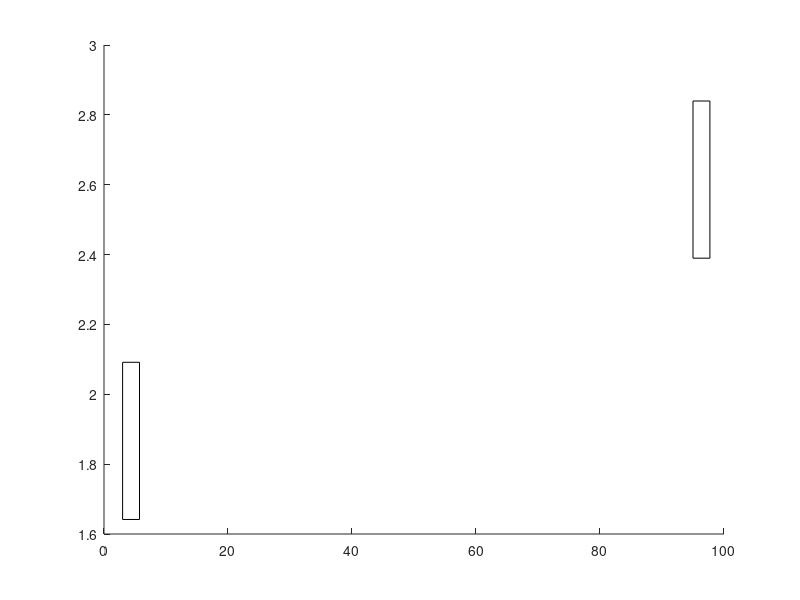

Write the MATLAB code that produced this figure. (Note: this script raises an error after producing the figure.)
clear
clc
%%%%%%%%%%%%%%%%%%%%%%%%%%%%%%%%%%%%%%%%%%%%%%%%%%%%%%%%%%%%%%%%%%%%%%%%%%
%                                                                        %
%                   Create Terrain                                       %
%                                                                        %
%%%%%%%%%%%%%%%%%%%%%%%%%%%%%%%%%%%%%%%%%%%%%%%%%%%%%%%%%%%%%%%%%%%%%%%%%%
%Create Terrain
hold on
v0=input('power:  ');%user defines power
theta= input('degree:  ');%user defines angle
Ty = randperm(5); 
N = length(Ty);
hold on 
L = 20;
M = N*L;
Tx = 0:L:L*N-1;
xi = 0:M-1;
yi = interpft(Ty,M);
%Create Tank 1
p=randi(8); ...Random placement of tank 1
%p=TANK_p;
p2=p+2;
yi(p:p2)=min(yi(p:p2)); ...Flatten Spot for Tank 1
B=length(yi(p:p2));
c=min(yi(p:p2));
tank1=rectangle('Position',[p,c,B/1.1,B*.15]);
%Create Tank 2
P=98-p; %Random placement of tank 2
P2=P+2;
yi(P:P2)=min(yi(P:P2)); %Flatten Spot for Tank 2
B2=length(yi(P:P2));
c2=min(yi(P:P2));
tank2=rectangle('Position',[P,c2,B2/1.1,B2*.15]); 
%Plot Terrain
h=area(yi);   
colormap summer
a=max(yi)*1.5;
plot(tank1)
plot(tank2)
axis([min(yi) 100 0 a])
%%%%%%%%%%%%%%%%%%%%%%%%%%%%%%%%%%%%%%%%%%%%%%%%%%%%%%%%%%%%%%%%%%%%%%%%%
%                                                                       %
%                      Trajectory                                       %
%                                                                       %
%%%%%%%%%%%%%%%%%%%%%%%%%%%%%%%%%%%%%%%%%%%%%%%%%%%%%%%%%%%%%%%%%%%%%%%%%
TESTLP=randi(100);
TESTLP2=randi(100);
for TESTLP=TESTLP2
%g=9.81;
v0x=v0*cos(theta*pi/180);
v0y=v0*sin(theta*pi/180);
%thmax=v0y/g;
%hmax=v0y^2/(2*g);
%ttot=2*thmax;
%dmax=v0x*ttot;
%tplot=linspace(0,ttot,100);
sft=(p+(B2/8));
%xt=v0x*tplot +sft;
%yt=v0y*tplot-0.5*g*tplot.^2+c ;
%comet(xt,yt)
%[h d]=trajectory(25,39)
%hold off 
%%  Work in SI units.   
%%  My catapult launches from a height of 3/4 meters (see y_0 below). 
%%  Remember that 10 m/s is about 20 miles per hour. 
%%  One tenth second time steps is most likely too large. 
x_0 = sft; %  1) the initial x-position,  
y_0 = c; %  2) the initial y-position,  
v_x_0 = v0x; %  3) the initial x-velocity, you have to estimate 
v_y_0 = v0y; %  4) the initial y-velocity, you have to estimate 
dt = 0.1; %  5) the time interval between calculation steps 
mass = 5;  %  6) the mass of the projectile. Found online for 
%racquetball. 
Area = 1.02e-2; %  a) the projectile?s cross sectional area, A, 
rho = 1.2; %  b) the density of air 
C_drag = 0.5; %  c) the projectile?s drag/aerodynamic coefficient, Cdrag, 
g = 9.8; % 8) gravity, 
%%  How many iterations will you run? 
N_steps = 10000; %  Make large enough for projectile to strike ground. 
%%  Now define arrays that will hold data. 
x = zeros(1,N_steps + 1); %  1) x-position,  
x(1) = x_0; %  Make sure initial value is correct. 
y = zeros(1,N_steps + 1); %  2) y-position,  
y(1) = y_0; %  Make sure initial value is correct. 
v_x = zeros(1,N_steps + 1); %  3) x-velocity,  
v_x(1) = v_x_0; % Make sure initial value is correct. 
v_y = zeros(1,N_steps + 1); %  4) y-velocity,  
v_y(1) = v_y_0; % Make sure initial value is correct. 
%%  Use formulas for acceleration later, just define as 0 for now. 
a_x = 0; %  5) x-acceleration, 
a_y = 0; %  6) y-acceleration.   
angle = tan(v_y_0 / v_x_0);  %  Defining the trajectory angle will save on 
%thinking. 
%{   
Note that a_drag has x and y components, and that a_drag is given by 
a_drag_x = -C_drag*.5*rho*Area*(v_x^2 + v_y^2)/mass*cos(angle) and 
a_drag_y = -C_drag*.5*rho*Area*(v_x^2 + v_y^2)/mass*sin(angle). 
%} 
%%  Now make loop to calculate the data based upon the forces. 
i_loop = 1; 
n_loop = 1; 
while i_loop < N_steps, %  Skip the initial values. 
      angle = tan(v_y(i_loop) / v_x(i_loop)); 
      a_x = -C_drag*.5*rho*Area*(v_x(i_loop)^2 + ...
      v_y(i_loop)^2)/mass*cos(angle); 
      v_x(i_loop+1) = v_x(i_loop) + a_x*dt; %  Remember: v = v_o + a*t  
      x(i_loop + 1) = x(i_loop) + v_x(i_loop)*dt + .5*a_x*dt^2; % Rem: 
%x=p+v_y*t+.5*g*t^2 
     a_y = -g - C_drag*.5*rho*Area*(v_x(i_loop)^2 +...
v_y(i_loop)^2)/mass*sin(angle); 
    v_y(i_loop +1) = v_y(i_loop) + a_y*dt; %  Remember: v = v_o + a*t  
    y(i_loop + 1) = y(i_loop) + v_y(i_loop)*dt + .5*a_y*dt^2; % Rem: 
%y=c+v_o*t+.5*a*t^2 
    %%  If the projectile passes below the ground, we want to stop.   
    if y(i_loop+1) < 0, 
        i_loop = N_steps; 
        n_loop = n_loop+1; 
    else 
        i_loop = i_loop+1; 
        n_loop = n_loop+1; 
    end; 
end;
%{ 
%If we leave the loop early because the ball is lower than the ground, 
%we want to delete the extra data that is still stored as zeros. 
%} 
% if n_loop < N_steps, 
%     x(n_loop:end) = [ ]; % Empties out rest of array. 
%     y(n_loop:end) = [ ];
    comet(x,y)
end